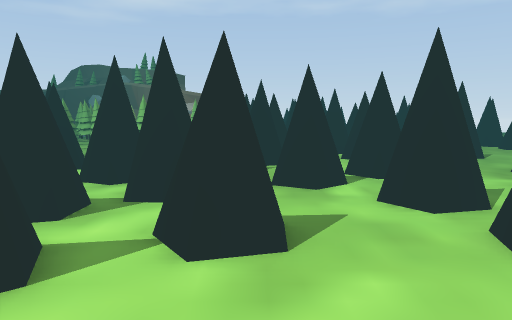
[1] (above)

24 first-person views from a walk through a 3-D level made in the Unity game engine. The camera is 1.5 m above the floor, tilts 6° down and sees 70° across. The floor is counted in squares, 1 m on a side. Each view is taken from the middle of a square. On the plan, view 1 faces up. The plan holds only what a view shows up to about 16 squares ahead; the rest is blank. The place goes on beyond the plan. The player is left out. Some animated figures are left out.

[2]
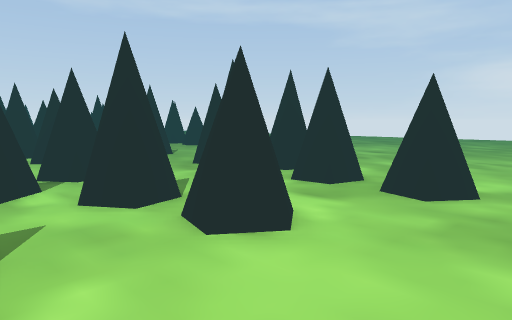

[3]
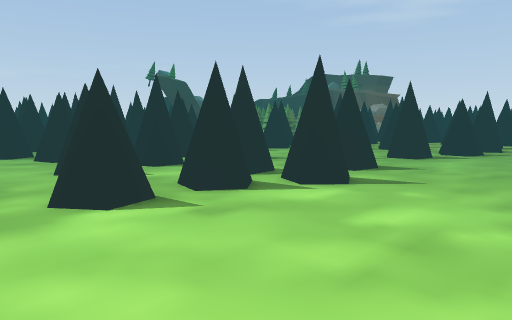

[4]
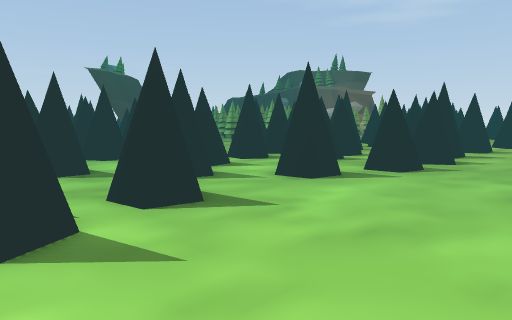

[5]
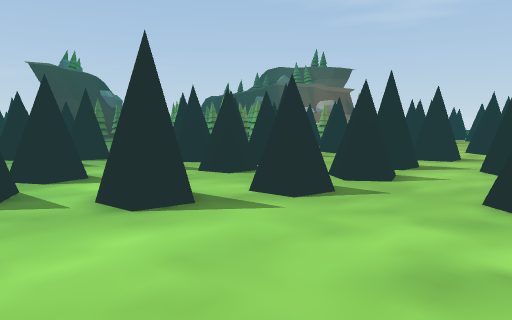

[6]
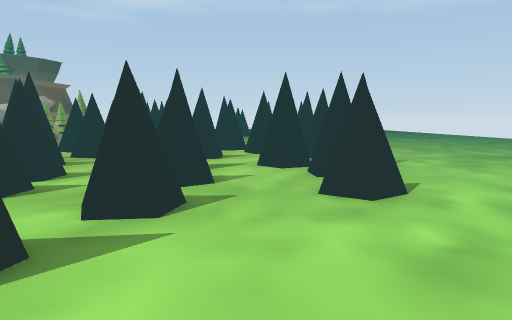

[7]
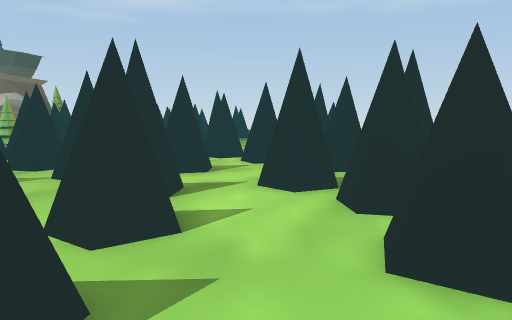

[8]
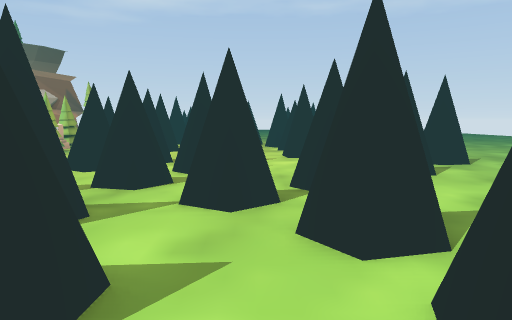

[9]
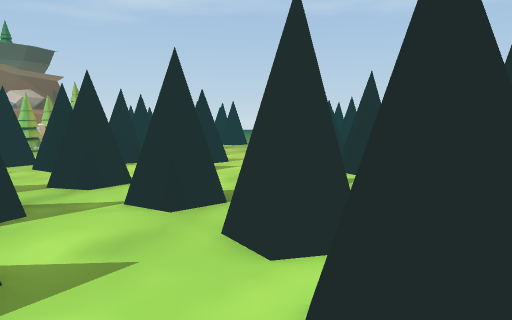

[10]
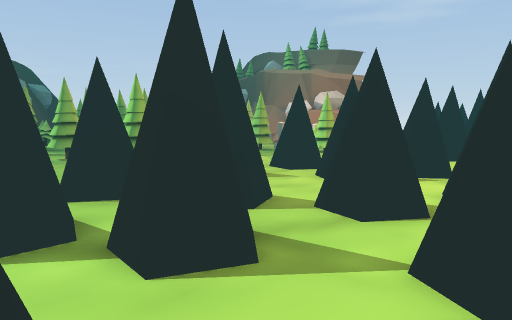

[11]
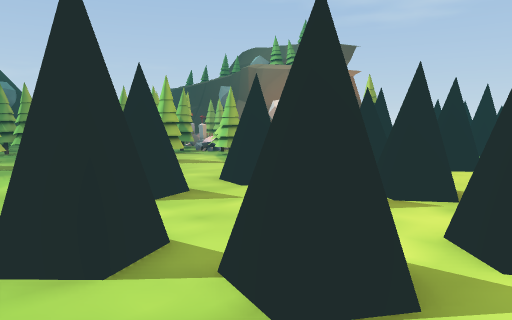

[12]
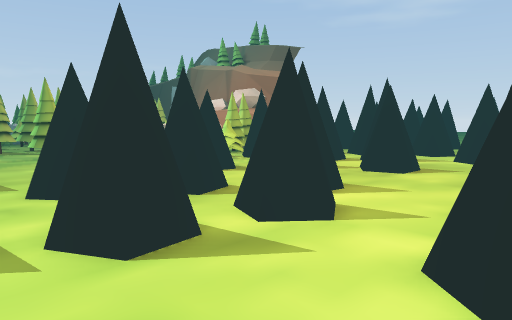

[13]
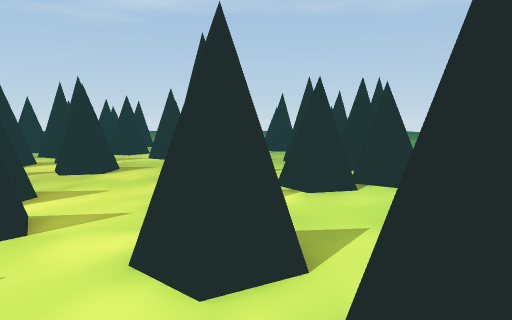

[14]
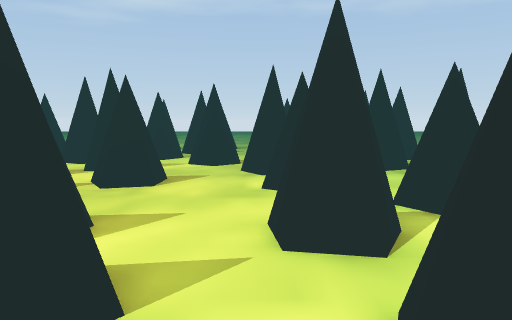

[15]
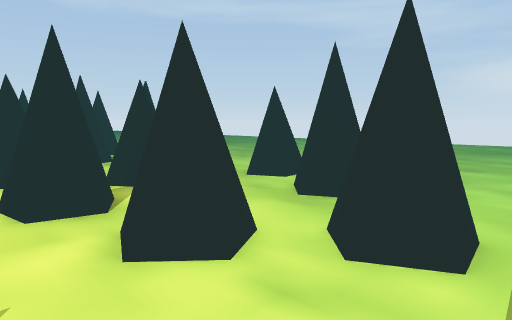

[16]
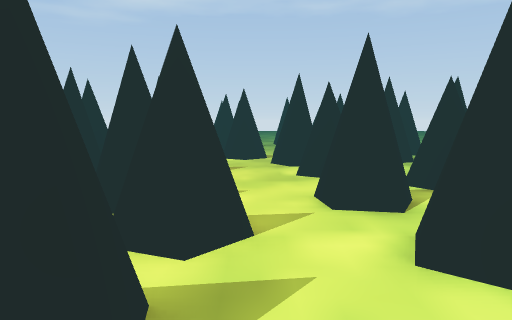

[17]
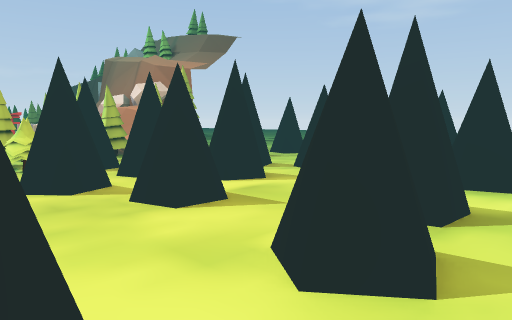

[18]
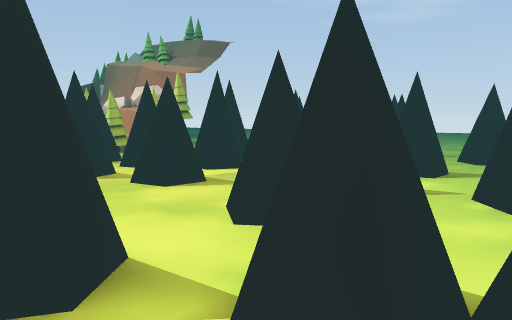

[19]
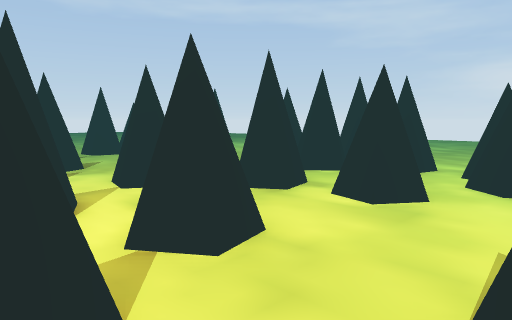

[20]
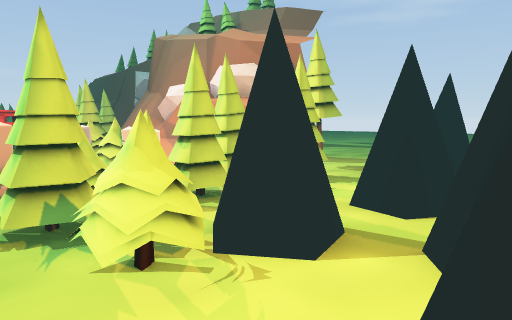

[21]
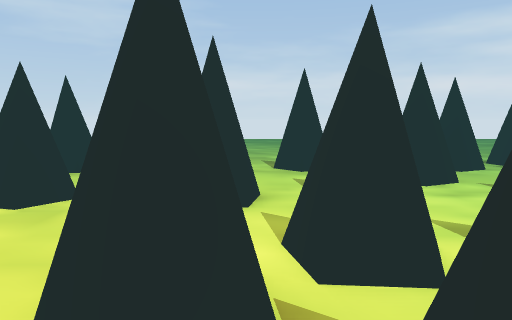

[22]
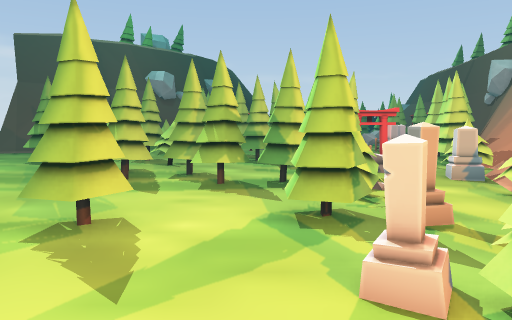

[23]
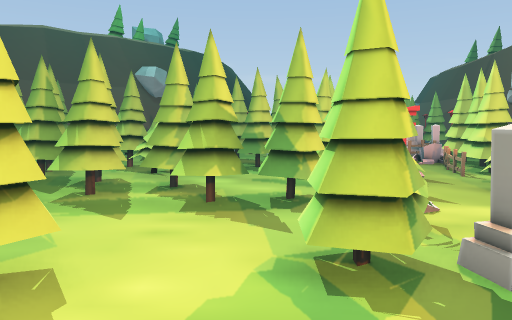

[24]
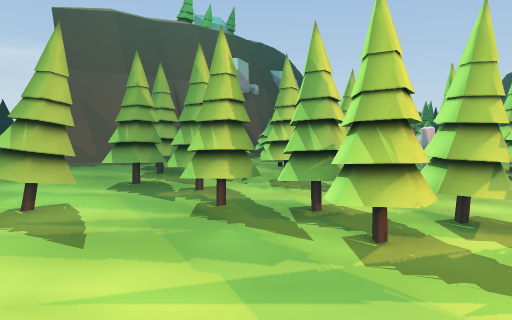

### Floor plan
Key: @ floor where view 1 was taken; # wall or solid block; x gap in a wall; . main floor; : floor 0.25 m higher than the main floor; / step, stairs or slope; = window, fence, low wall or low ledge; T thing the floor can be seen under or through; P pine tree; M tombstone; O other object.
Columns run from 20 left of view 1 to 15 right of it. Each row starts with its distance up from view 1.
 43   O PPP              ###=..##....x #
 42   O PPPPP.      PP  ## ###...##..###
 41     #==OPPMM:   PP  .. ###...##..#
 40     #  ...MM.P OPP. #.##..........##
 39        P  ......PO.##....O#..=#...##
 38     PPPPPO ==.MMOPPPP..#..=...#...x/
 37 OM  PPPOOO  PPPM.PP....#........####
 36    PPPPOOOPP..PP.M    #.........##==
 35    PPPPP..PP....... .##..TT...#....=
 34    PP  ..PPPP.....     ..TT.........
 33    POO P.PP...PP...     TTT#......##
 32    POO.PPPPP..PP....##  #..x..##..##
 31 P OO.PP.PPPP........##x#=. #...#=...
 30 P OO. P.PP.... .  .....#..##....##..
 29        PPP...  PP   #.....=.....##..
 28     PPPP....P. PP   #....## . #....#
 27   OOPPPP.P..PP...      #... =##....#
 26   OO....PP.  ....   ..##...##.......
 25  #=......           ######.......###
 24 .x=..                =#=##...##..###
 23 .##                   ##.....##...##
 22                           #...x...##
 21                        ## #..=#....
 20                        ## ##..=...#x
 19                          .##..#.....
 18                     #.  #.....#.....
 17                    ##../x...........
 16                   # ## .=... #......
 15                   #..   ##..##.....
 14                        .##=........
 13                     #...  #........
 12                     =...............
 11                    #.. ##...##.....
 10                  #     ##...##.....
  9                 ##   ##.  .........
  8                  =##....   #.##.....
  7                  =##...##. #.##.....
  6                 ##.....##...##.....
  5                 x..##../x...##.....
  4                  #.##../#...........
  3                  #......=...#=......
  2                      .......O......
  1                       ............
  0                     @              .

Where each view was taken, in squares from view 1:
view 1: 0 up, 0 right, facing up
view 2: 0 up, 0 right, facing up-right
view 3: 0 up, 15 right, facing up-left
view 4: 7 up, 15 right, facing up-left
view 5: 12 up, 15 right, facing up-left
view 6: 12 up, 12 right, facing up
view 7: 16 up, 12 right, facing up
view 8: 19 up, 8 right, facing up
view 9: 19 up, 9 right, facing up
view 10: 22 up, 8 right, facing up-left
view 11: 25 up, 7 right, facing up-left
view 12: 28 up, 11 right, facing up-left
view 13: 28 up, 11 right, facing up
view 14: 30 up, 9 right, facing up
view 15: 28 up, 8 right, facing up-right
view 16: 28 up, 8 right, facing up
view 17: 35 up, 12 right, facing up-left
view 18: 34 up, 14 right, facing up-left
view 19: 35 up, 3 right, facing up-right
view 20: 36 up, 3 right, facing up-left
view 21: 34 up, 3 right, facing right
view 22: 35 up, 0 right, facing left
view 23: 35 up, 2 left, facing left
view 24: 30 up, 5 left, facing left
